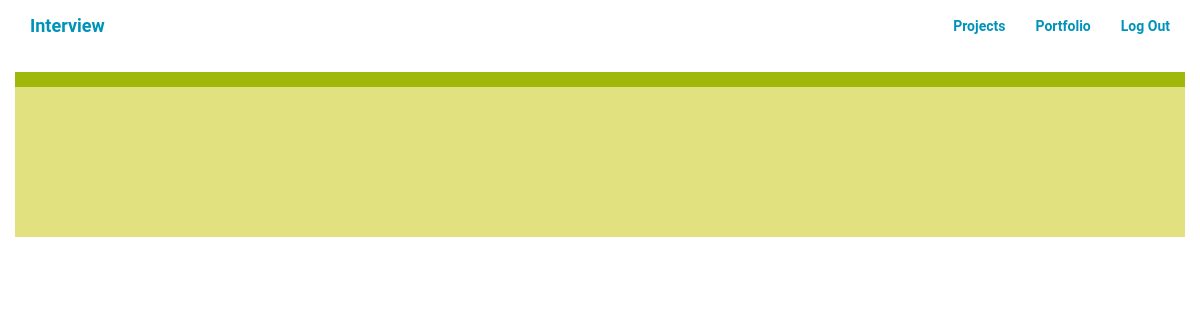
/interview/2/edit/ (signed in), run on an earlier commit of the app's database.
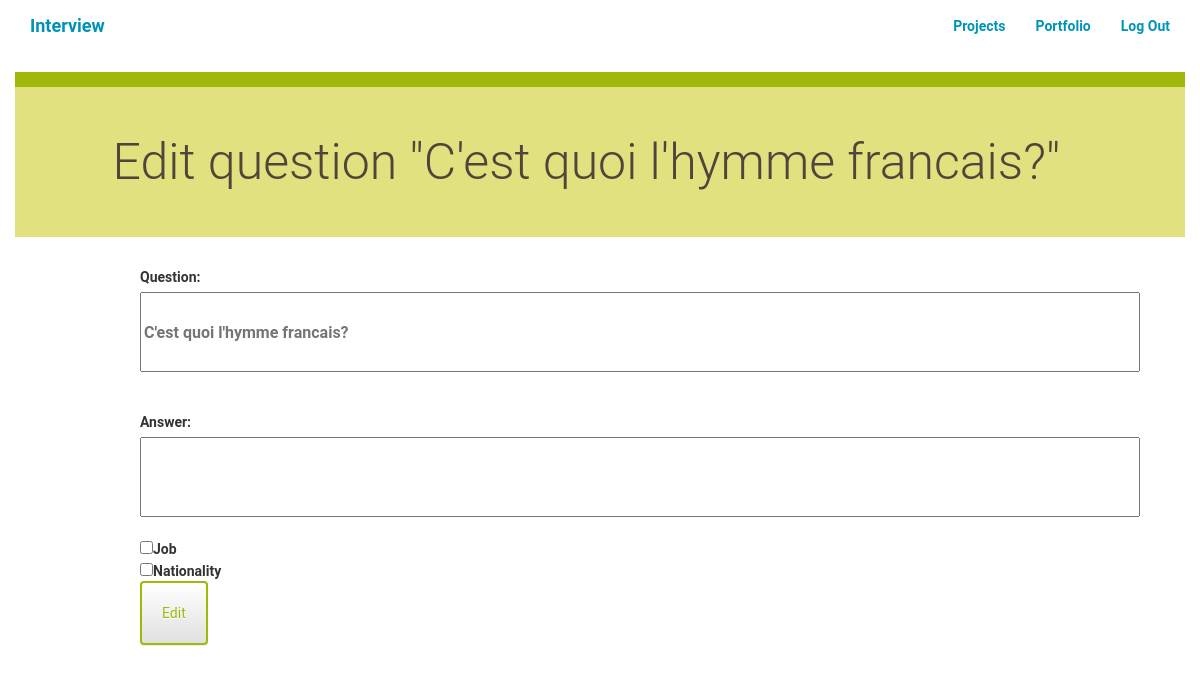
And on a later commit of the database.
### interview/models.py (models this page shows, shortened)
class Question(models.Model):
    id = models.IntegerField(primary_key = True)
    question = models.TextField()
    answer = models.TextField(default="")
    BOOL_CHOICES = ((True, 'job'), (False, 'nationality'))
    option = models.BooleanField(choices=BOOL_CHOICES,default=False)

### interview/views.py (the view)
# urls.py: url(r'^(?P<question_id>\d+)/edit/$', views.editQuestion,name='interview_edit'),
@login_required
def editQuestion(request,question_id):
    questionToEdit = Question.objects.filter(id=question_id)
    if request.method == "POST":
        job = request.POST.get('job')
        na = request.POST.get('nationality')
        newquestion = request.POST.get('question')
        newanswer = request.POST.get('answer')
        if job is True:
            newoption = True
        else:
            newoption = False
        Question.objects.filter(id=question_id).update(question = str(newquestion))
        Question.objects.filter(id=question_id).update(answer = str(newanswer))
        Question.objects.filter(id=question_id).update(option = newoption)
        questions = Question.objects.all()
        return render(request,'interview/interview_all.html', {'questions': questions})
    else:
        return render(request,'interview/interview_edit.html', {'questions': questionToEdit})

### interview/templates/interview/interview_edit.html (shortened to what this page needs)
{% extends "interview/interview_base.html" %}
{% block content %}
	<div class="row divider green">
		<div class="col-md-12"></div>
	</div>
	<div class="row banner menu">
		<div class="col-md-11 col-md-offset-1 padding-none">
      {%for question in questions %}
			<h1>Edit question "{{question.question}}"</h1>
		</div>
	</div>
      <div class="row container">
    		<div class="col-md-6 col-md-offset-1 padding-top">
					<form action= "{% url 'interview:interview_edit' question_id=question.id%}" method="POST" class="form-group">
					<label for="question">Question:</label>
					<input type="text" name="question" value="" style="font-size:12pt;height:80px;width:1000px;" placeholder= "{{question.question}}">
					<br>
					<br>
					<br>
					<label for="answer">Answer:</label><input type="text" name="answer" value="" style="font-size:12pt;height:80px;width:1000px;" placeholder= "{{question.answer}}">
					<br>
					<br>
					<input type="checkbox" name="job">Job<br>
					<input type="checkbox" name="nationality">Nationality<br>
					<input class="btn btn-default" type="submit" value="Edit" />
					</form>
    		</div>
    	</div>
{% endfor %}
{% endblock %}

What changed in the data, as far as the page shows it:
added Question: question "C'est quoi l'hymme francais?"
